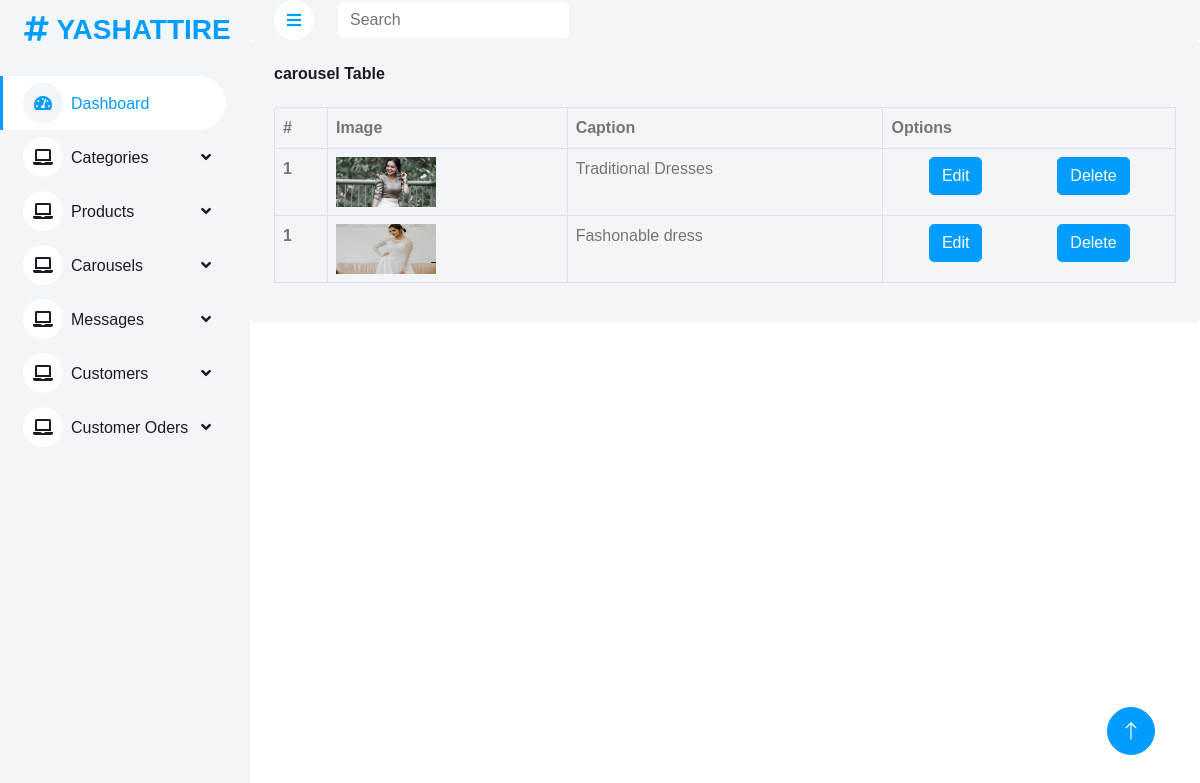
Screenshot of /MainApp/DisplayCarousel/ with the database file from the repository.
### MainApp/models.py (models this page shows)
class CarouserDb(models.Model):
    cover_image=models.ImageField(upload_to="cover_image")
    caption=models.CharField(null=True,blank=True,max_length=100)

### MainApp/views.py (the view)
# urls.py: path('DisplayCarousel/',views.DisplayCarousel,name="DisplayCarousel"),
def DisplayCarousel(request):
    cr_data=CarouserDb.objects.all()
    return render(request,"Display_Carousel.html",{'cr_data':cr_data})

### MainApp/Templates/Display_Carousel.html (shortened to what this page needs)
<!DOCTYPE html>
{% extends 'Admin_homepage.html' %}
{% block content %}
<html lang="en">
<head>
</head>
<body>
    <div class="col-sm-12 col-xl-6" style="width: 100%;">
        <div class="bg-light rounded h-100 p-4">
            <h6 class="mb-4">carousel Table</h6>
            <table class="table table-bordered">
                <thead>
                    <tr>
                        <th scope="col">#</th>
                        <th scope="col">Image</th>
                        <th scope="col">Caption</th>
                        <th>Options</th>
                    </tr>
                </thead>
                <tbody>
                    {% for i in cr_data %}
                    <tr>
                        <th scope="row">1</th>
                        <td><img src="{{i.cover_image.url}}" height="50px" width="100px"></td>
                        <td>{{i.caption}}</td>
                    <td>    <div style="display: flex; justify-content: space-around;">
                        <form action="{% url 'Edit_Carousel' dataid=i.id  %}">
                            <button type="submit" class="btn btn-primary mr-2">Edit</button>
                        </form>
                        <form action="{% url 'delete_carousal' dataid=i.id  %}">
                            <button type="submit" class="btn btn-primary mr-2">Delete</button>
                        </form></div>
                    </td>
                    </tr>
                    {% endfor %}
                </tbody>
            </table>
        </div>
    </div>
</body>
</html>
{% endblock %}

### MainApp/static/css/style.css (style rules this page uses)
:root { --primary: #009CFF; --light: #F3F6F9; --dark: #191C24; }
.btn { transition: .5s; }
.btn.btn-primary { color: #FFFFFF; }

### rows the page displays
CarouserDb: cover_image (picture), caption "Traditional Dresses"
CarouserDb: cover_image (picture), caption "Fashonable dress"
